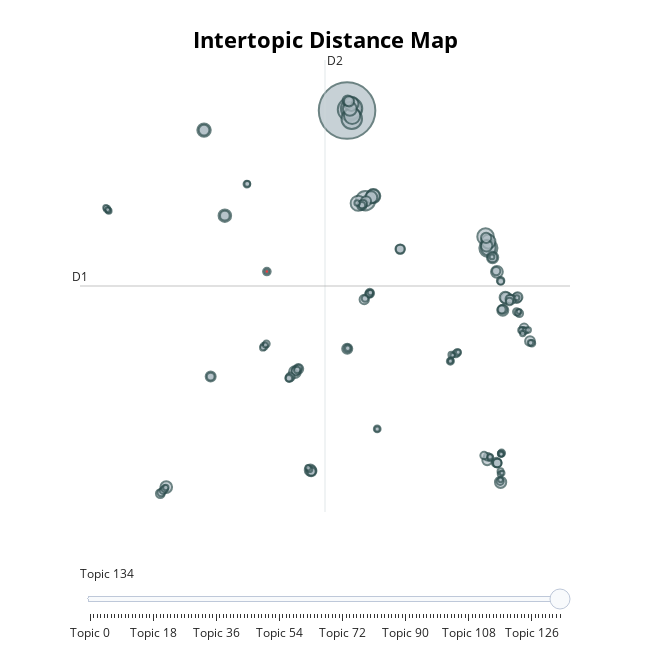

Notebook code cell kept with this figure:
### Code cell
topic_model.visualize_topics()

### Figure 1 — Plotly figure (JSON) as saved in the notebook; plotly's stock layout.template omitted (floating-point values rounded to 4 significant figures; data arrays with more than 128 entries replaced by an {"elided": "..."} marker saying what was removed)
{"data": [{"customdata": {"elided": "135x3 mixed values"}, "hovertemplate": "<b>Topic %{customdata[0]}</b><br>Words: %{customdata[1]}<br>Size: %{customdata[2]}", "legendgroup": "", "marker": {"color": {"elided": "135 str values"}, "line": {"color": "DarkSlateGrey", "width": 2}, "size": {"elided": "135 int values"}, "sizemode": "area", "sizeref": 0.9631, "symbol": "circle"}, "mode": "markers", "name": "", "orientation": "v", "showlegend": false, "type": "scatter", "x": {"elided": "135 float values"}, "xaxis": "x", "y": {"elided": "135 float values"}, "yaxis": "y"}], "layout": {"annotations": [{"showarrow": false, "text": "D1", "x": -12.91, "y": 5.026, "yshift": 10}, {"showarrow": false, "text": "D2", "x": 3.051, "xshift": 10, "y": 18.38}], "height": 650, "hoverlabel": {"bgcolor": "white", "font": {"family": "Rockwell", "size": 16}}, "legend": {"itemsizing": "constant", "tracegroupgap": 0}, "margin": {"t": 60}, "shapes": [{"line": {"color": "#CFD8DC", "width": 2}, "type": "line", "x0": 3.051, "x1": 3.051, "y0": -8.329, "y1": 18.38}, {"line": {"color": "#9E9E9E", "width": 2}, "type": "line", "x0": -12.91, "x1": 19.01, "y0": 5.026, "y1": 5.026}], "sliders": [{"active": 134, "pad": {"t": 50}, "steps": [{"args": [{"marker.color": {"elided": "1x135 str values"}}], "label": "Topic 0", "method": "update"}, {"args": [{"marker.color": {"elided": "1x135 str values"}}], "label": "Topic 1", "method": "update"}, {"args": [{"marker.color": {"elided": "1x135 str values"}}], "label": "Topic 2", "method": "update"}, {"args": [{"marker.color": {"elided": "1x135 str values"}}], "label": "Topic 3", "method": "update"}, {"args": [{"marker.color": {"elided": "1x135 str values"}}], "label": "Topic 4", "method": "update"}, {"args": [{"marker.color": {"elided": "1x135 str values"}}], "label": "Topic 5", "method": "update"}, {"args": [{"marker.color": {"elided": "1x135 str values"}}], "label": "Topic 6", "method": "update"}, {"args": [{"marker.color": {"elided": "1x135 str values"}}], "label": "Topic 7", "method": "update"}, {"args": [{"marker.color": {"elided": "1x135 str values"}}], "label": "Topic 8", "method": "update"}, {"args": [{"marker.color": {"elided": "1x135 str values"}}], "label": "Topic 9", "method": "update"}, {"args": [{"marker.color": {"elided": "1x135 str values"}}], "label": "Topic 10", "method": "update"}, {"args": [{"marker.color": {"elided": "1x135 str values"}}], "label": "Topic 11", "method": "update"}, {"args": [{"marker.color": {"elided": "1x135 str values"}}], "label": "Topic 12", "method": "update"}, {"args": [{"marker.color": {"elided": "1x135 str values"}}], "label": "Topic 13", "method": "update"}, {"args": [{"marker.color": {"elided": "1x135 str values"}}], "label": "Topic 14", "method": "update"}, {"args": [{"marker.color": {"elided": "1x135 str values"}}], "label": "Topic 15", "method": "update"}, {"args": [{"marker.color": {"elided": "1x135 str values"}}], "label": "Topic 16", "method": "update"}, {"args": [{"marker.color": {"elided": "1x135 str values"}}], "label": "Topic 17", "method": "update"}, {"args": [{"marker.color": {"elided": "1x135 str values"}}], "label": "Topic 18", "method": "update"}, {"args": [{"marker.color": {"elided": "1x135 str values"}}], "label": "Topic 19", "method": "update"}, {"args": [{"marker.color": {"elided": "1x135 str values"}}], "label": "Topic 20", "method": "update"}, {"args": [{"marker.color": {"elided": "1x135 str values"}}], "label": "Topic 21", "method": "update"}, {"args": [{"marker.color": {"elided": "1x135 str values"}}], "label": "Topic 22", "method": "update"}, {"args": [{"marker.color": {"elided": "1x135 str values"}}], "label": "Topic 23", "method": "update"}, {"args": [{"marker.color": {"elided": "1x135 str values"}}], "label": "Topic 24", "method": "update"}, {"args": [{"marker.color": {"elided": "1x135 str values"}}], "label": "Topic 25", "method": "update"}, {"args": [{"marker.color": {"elided": "1x135 str values"}}], "label": "Topic 26", "method": "update"}, {"args": [{"marker.color": {"elided": "1x135 str values"}}], "label": "Topic 27", "method": "update"}, {"args": [{"marker.color": {"elided": "1x135 str values"}}], "label": "Topic 28", "method": "update"}, {"args": [{"marker.color": {"elided": "1x135 str values"}}], "label": "Topic 29", "method": "update"}, {"args": [{"marker.color": {"elided": "1x135 str values"}}], "label": "Topic 30", "method": "update"}, {"args": [{"marker.color": {"elided": "1x135 str values"}}], "label": "Topic 31", "method": "update"}, {"args": [{"marker.color": {"elided": "1x135 str values"}}], "label": "Topic 32", "method": "update"}, {"args": [{"marker.color": {"elided": "1x135 str values"}}], "label": "Topic 33", "method": "update"}, {"args": [{"marker.color": {"elided": "1x135 str values"}}], "label": "Topic 34", "method": "update"}, {"args": [{"marker.color": {"elided": "1x135 str values"}}], "label": "Topic 35", "method": "update"}, {"args": [{"marker.color": {"elided": "1x135 str values"}}], "label": "Topic 36", "method": "update"}, {"args": [{"marker.color": {"elided": "1x135 str values"}}], "label": "Topic 37", "method": "update"}, {"args": [{"marker.color": {"elided": "1x135 str values"}}], "label": "Topic 38", "method": "update"}, {"args": [{"marker.color": {"elided": "1x135 str values"}}], "label": "Topic 39", "method": "update"}, {"args": [{"marker.color": {"elided": "1x135 str values"}}], "label": "Topic 40", "method": "update"}, {"args": [{"marker.color": {"elided": "1x135 str values"}}], "label": "Topic 41", "method": "update"}, {"args": [{"marker.color": {"elided": "1x135 str values"}}], "label": "Topic 42", "method": "update"}, {"args": [{"marker.color": {"elided": "1x135 str values"}}], "label": "Topic 43", "method": "update"}, {"args": [{"marker.color": {"elided": "1x135 str values"}}], "label": "Topic 44", "method": "update"}, {"args": [{"marker.color": {"elided": "1x135 str values"}}], "label": "Topic 45", "method": "update"}, {"args": [{"marker.color": {"elided": "1x135 str values"}}], "label": "Topic 46", "method": "update"}, {"args": [{"marker.color": {"elided": "1x135 str values"}}], "label": "Topic 47", "method": "update"}, {"args": [{"marker.color": {"elided": "1x135 str values"}}], "label": "Topic 48", "method": "update"}, {"args": [{"marker.color": {"elided": "1x135 str values"}}], "label": "Topic 49", "method": "update"}, {"args": [{"marker.color": {"elided": "1x135 str values"}}], "label": "Topic 50", "method": "update"}, {"args": [{"marker.color": {"elided": "1x135 str values"}}], "label": "Topic 51", "method": "update"}, {"args": [{"marker.color": {"elided": "1x135 str values"}}], "label": "Topic 52", "method": "update"}, {"args": [{"marker.color": {"elided": "1x135 str values"}}], "label": "Topic 53", "method": "update"}, {"args": [{"marker.color": {"elided": "1x135 str values"}}], "label": "Topic 54", "method": "update"}, {"args": [{"marker.color": {"elided": "1x135 str values"}}], "label": "Topic 55", "method": "update"}, {"args": [{"marker.color": {"elided": "1x135 str values"}}], "label": "Topic 56", "method": "update"}, {"args": [{"marker.color": {"elided": "1x135 str values"}}], "label": "Topic 57", "method": "update"}, {"args": [{"marker.color": {"elided": "1x135 str values"}}], "label": "Topic 58", "method": "update"}, {"args": [{"marker.color": {"elided": "1x135 str values"}}], "label": "Topic 59", "method": "update"}, {"args": [{"marker.color": {"elided": "1x135 str values"}}], "label": "Topic 60", "method": "update"}, {"args": [{"marker.color": {"elided": "1x135 str values"}}], "label": "Topic 61", "method": "update"}, {"args": [{"marker.color": {"elided": "1x135 str values"}}], "label": "Topic 62", "method": "update"}, {"args": [{"marker.color": {"elided": "1x135 str values"}}], "label": "Topic 63", "method": "update"}, {"args": [{"marker.color": {"elided": "1x135 str values"}}], "label": "Topic 64", "method": "update"}, {"args": [{"marker.color": {"elided": "1x135 str values"}}], "label": "Topic 65", "method": "update"}, {"args": [{"marker.color": {"elided": "1x135 str values"}}], "label": "Topic 66", "method": "update"}, {"args": [{"marker.color": {"elided": "1x135 str values"}}], "label": "Topic 67", "method": "update"}, {"args": [{"marker.color": {"elided": "1x135 str values"}}], "label": "Topic 68", "method": "update"}, {"args": [{"marker.color": {"elided": "1x135 str values"}}], "label": "Topic 69", "method": "update"}, {"args": [{"marker.color": {"elided": "1x135 str values"}}], "label": "Topic 70", "method": "update"}, {"args": [{"marker.color": {"elided": "1x135 str values"}}], "label": "Topic 71", "method": "update"}, {"args": [{"marker.color": {"elided": "1x135 str values"}}], "label": "Topic 72", "method": "update"}, {"args": [{"marker.color": {"elided": "1x135 str values"}}], "label": "Topic 73", "method": "update"}, {"args": [{"marker.color": {"elided": "1x135 str values"}}], "label": "Topic 74", "method": "update"}, {"args": [{"marker.color": {"elided": "1x135 str values"}}], "label": "Topic 75", "method": "update"}, {"args": [{"marker.color": {"elided": "1x135 str values"}}], "label": "Topic 76", "method": "update"}, {"args": [{"marker.color": {"elided": "1x135 str values"}}], "label": "Topic 77", "method": "update"}, {"args": [{"marker.color": {"elided": "1x135 str values"}}], "label": "Topic 78", "method": "update"}, {"args": [{"marker.color": {"elided": "1x135 str values"}}], "label": "Topic 79", "method": "update"}, {"args": [{"marker.color": {"elided": "1x135 str values"}}], "label": "Topic 80", "method": "update"}, {"args": [{"marker.color": {"elided": "1x135 str values"}}], "label": "Topic 81", "method": "update"}, {"args": [{"marker.color": {"elided": "1x135 str values"}}], "label": "Topic 82", "method": "update"}, {"args": [{"marker.color": {"elided": "1x135 str values"}}], "label": "Topic 83", "method": "update"}, {"args": [{"marker.color": {"elided": "1x135 str values"}}], "label": "Topic 84", "method": "update"}, {"args": [{"marker.color": {"elided": "1x135 str values"}}], "label": "Topic 85", "method": "update"}, {"args": [{"marker.color": {"elided": "1x135 str values"}}], "label": "Topic 86", "method": "update"}, {"args": [{"marker.color": {"elided": "1x135 str values"}}], "label": "Topic 87", "method": "update"}, {"args": [{"marker.color": {"elided": "1x135 str values"}}], "label": "Topic 88", "method": "update"}, {"args": [{"marker.color": {"elided": "1x135 str values"}}], "label": "Topic 89", "method": "update"}, {"args": [{"marker.color": {"elided": "1x135 str values"}}], "label": "Topic 90", "method": "update"}, {"args": [{"marker.color": {"elided": "1x135 str values"}}], "label": "Topic 91", "method": "update"}, {"args": [{"marker.color": {"elided": "1x135 str values"}}], "label": "Topic 92", "method": "update"}, {"args": [{"marker.color": {"elided": "1x135 str values"}}], "label": "Topic 93", "method": "update"}, {"args": [{"marker.color": {"elided": "1x135 str values"}}], "label": "Topic 94", "method": "update"}, {"args": [{"marker.color": {"elided": "1x135 str values"}}], "label": "Topic 95", "method": "update"}, {"args": [{"marker.color": {"elided": "1x135 str values"}}], "label": "Topic 96", "method": "update"}, {"args": [{"marker.color": {"elided": "1x135 str values"}}], "label": "Topic 97", "method": "update"}, {"args": [{"marker.color": {"elided": "1x135 str values"}}], "label": "Topic 98", "method": "update"}, {"args": [{"marker.color": {"elided": "1x135 str values"}}], "label": "Topic 99", "method": "update"}, {"args": [{"marker.color": {"elided": "1x135 str values"}}], "label": "Topic 100", "method": "update"}, {"args": [{"marker.color": {"elided": "1x135 str values"}}], "label": "Topic 101", "method": "update"}, {"args": [{"marker.color": {"elided": "1x135 str values"}}], "label": "Topic 102", "method": "update"}, {"args": [{"marker.color": {"elided": "1x135 str values"}}], "label": "Topic 103", "method": "update"}, {"args": [{"marker.color": {"elided": "1x135 str values"}}], "label": "Topic 104", "method": "update"}, {"args": [{"marker.color": {"elided": "1x135 str values"}}], "label": "Topic 105", "method": "update"}, {"args": [{"marker.color": {"elided": "1x135 str values"}}], "label": "Topic 106", "method": "update"}, {"args": [{"marker.color": {"elided": "1x135 str values"}}], "label": "Topic 107", "method": "update"}, {"args": [{"marker.color": {"elided": "1x135 str values"}}], "label": "Topic 108", "method": "update"}, {"args": [{"marker.color": {"elided": "1x135 str values"}}], "label": "Topic 109", "method": "update"}, {"args": [{"marker.color": {"elided": "1x135 str values"}}], "label": "Topic 110", "method": "update"}, {"args": [{"marker.color": {"elided": "1x135 str values"}}], "label": "Topic 111", "method": "update"}, {"args": [{"marker.color": {"elided": "1x135 str values"}}], "label": "Topic 112", "method": "update"}, {"args": [{"marker.color": {"elided": "1x135 str values"}}], "label": "Topic 113", "method": "update"}, {"args": [{"marker.color": {"elided": "1x135 str values"}}], "label": "Topic 114", "method": "update"}, {"args": [{"marker.color": {"elided": "1x135 str values"}}], "label": "Topic 115", "method": "update"}, {"args": [{"marker.color": {"elided": "1x135 str values"}}], "label": "Topic 116", "method": "update"}, {"args": [{"marker.color": {"elided": "1x135 str values"}}], "label": "Topic 117", "method": "update"}, {"args": [{"marker.color": {"elided": "1x135 str values"}}], "label": "Topic 118", "method": "update"}, {"args": [{"marker.color": {"elided": "1x135 str values"}}], "label": "Topic 119", "method": "update"}, {"args": [{"marker.color": {"elided": "1x135 str values"}}], "label": "Topic 120", "method": "update"}, {"args": [{"marker.color": {"elided": "1x135 str values"}}], "label": "Topic 121", "method": "update"}, {"args": [{"marker.color": {"elided": "1x135 str values"}}], "label": "Topic 122", "method": "update"}, {"args": [{"marker.color": {"elided": "1x135 str values"}}], "label": "Topic 123", "method": "update"}, {"args": [{"marker.color": {"elided": "1x135 str values"}}], "label": "Topic 124", "method": "update"}, {"args": [{"marker.color": {"elided": "1x135 str values"}}], "label": "Topic 125", "method": "update"}, {"args": [{"marker.color": {"elided": "1x135 str values"}}], "label": "Topic 126", "method": "update"}, {"args": [{"marker.color": {"elided": "1x135 str values"}}], "label": "Topic 127", "method": "update"}, {"args": [{"marker.color": {"elided": "1x135 str values"}}], "label": "Topic 128", "method": "update"}, {"args": [{"marker.color": {"elided": "1x135 str values"}}], "label": "Topic 129", "method": "update"}, {"args": [{"marker.color": {"elided": "1x135 str values"}}], "label": "Topic 130", "method": "update"}, {"args": [{"marker.color": {"elided": "1x135 str values"}}], "label": "Topic 131", "method": "update"}, {"args": [{"marker.color": {"elided": "1x135 str values"}}], "label": "Topic 132", "method": "update"}, {"args": [{"marker.color": {"elided": "1x135 str values"}}], "label": "Topic 133", "method": "update"}, {"args": [{"marker.color": {"elided": "1x135 str values"}}], "label": "Topic 134", "method": "update"}]}], "title": {"font": {"color": "Black", "size": 22}, "text": "<b>Intertopic Distance Map", "x": 0.5, "xanchor": "center", "y": 0.95, "yanchor": "top"}, "width": 650, "xaxis": {"anchor": "y", "domain": [0, 1], "range": [-12.91, 19.01], "title": {"text": ""}, "type": "linear", "visible": false}, "yaxis": {"anchor": "x", "domain": [0, 1], "range": [-8.329, 18.38], "title": {"text": ""}, "type": "linear", "visible": false}}}
